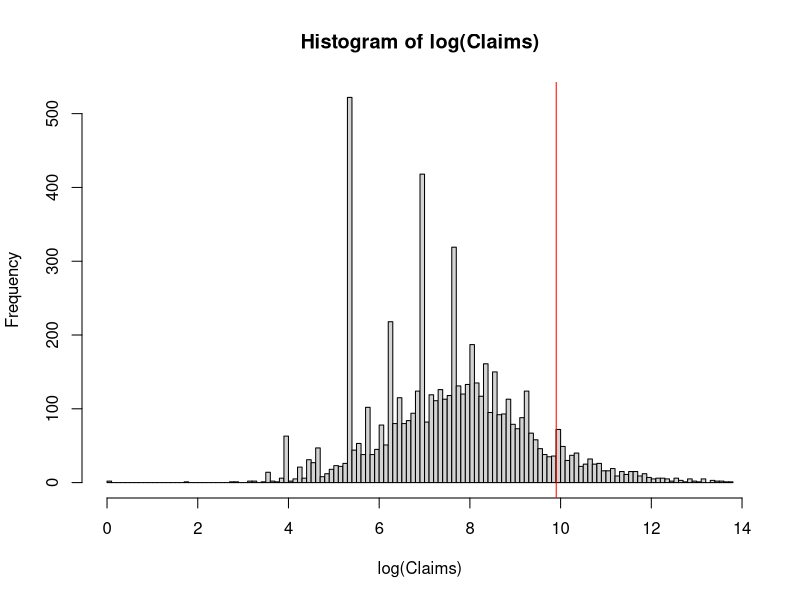

Recreate this plot in R.
setwd("C:/Users/Joshua/Desktop/Joshua's Files/Australian National University/4th year/Semester 1/STAT3057 - Risk Modelling 1/Assignments/Assignment1")

Claims <- read.csv("Assign1Claims.csv", header = FALSE)
Claims <- Claims$V1

#1a.

dGB2 <- function(x, sigma, theta, alpha1, alpha2){
  numerator <- (x/theta)^(alpha2/sigma)
  b <- beta(alpha1, alpha2)
  denominator <- x*sigma*(1+(x/theta)^(1/sigma))^(alpha1 + alpha2)*b
  return(numerator/denominator)
}

dGB2(100,2,5,6,2)

#1c.

loglikeGB2 <- function(sigma, theta, alpha1, alpha2){
  return(sum(log(dGB2(Claims, sigma, theta, alpha1, alpha2))))
}

loglikeGB2(2,5,6,2)

#1d.
#optim minimises the objective function, and so we must minimise the -log likelihood function
neglogL <- function(inputs){
  return(-loglikeGB2(inputs[1],inputs[2],inputs[3],inputs[4]))
}

inputs <- c(1,1,1,1)

optim(par = inputs, fn = neglogL, method = c("L-BFGS-B"), lower = 0.01, upper = 100)

#1e.

LN_claims <- rlnorm(Claims)
chisq.test(Claims,p = LN_claims/sum(LN_claims))  

Obs<-NULL; Bin <- NULL
Bin[1] <- 0
for(i in 1:29){
  Bin[i+1] <- qlnorm(i/30, meanlog = 7.5, sdlog = 1.7)
}

Exp <- length(Claims)/30

for(i in 1:29){
  Obs[i] <- length(Claims[Claims>=Bin[i] & Claims<Bin[i+1]])
}

Obs[30]<-length(Claims)-sum(Obs[1:29])

#Chi-square test statistic:
X2<-sum((Obs-Exp)^2/Exp)
X2

#Corresponding p-value:
1-pchisq(X2,df=27)

#2a.
hist(x = log(Claims), breaks = 100)
abline(v = log(20000), col = "red")

#2bi.
length(Claims[Claims>20000])/length(Claims)

#2bii.
Reduced_Claims = Claims
Reduced_Claims[Reduced_Claims>20000] <- 20000
(sd(Reduced_Claims)-sd(Claims))/sd(Claims)

#2biii.
Reinsured_Claims = Claims[Claims>20000] -20000
mean(Reinsured_Claims)
